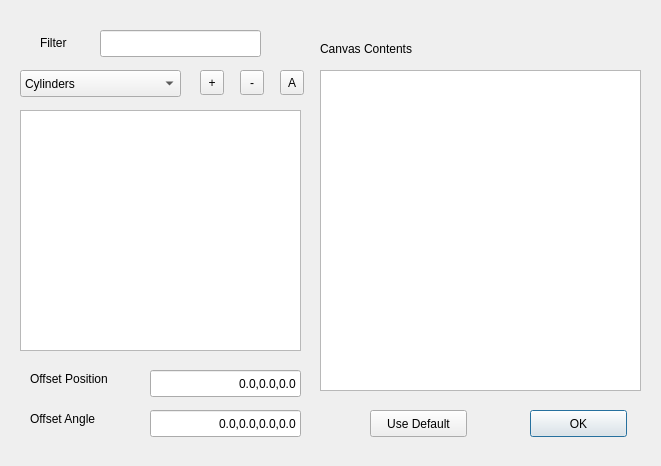
<?xml version="1.0" encoding="UTF-8"?>
<ui version="4.0">
 <class>Dialog</class>
 <widget class="QDialog" name="Dialog">
  <property name="geometry">
   <rect>
    <x>0</x>
    <y>0</y>
    <width>661</width>
    <height>466</height>
   </rect>
  </property>
  <property name="windowTitle">
   <string>Style Selector</string>
  </property>
  <property name="accessibleName">
   <string/>
  </property>
  <widget class="QLineEdit" name="filterLineEdit">
   <property name="geometry">
    <rect>
     <x>100</x>
     <y>30</y>
     <width>161</width>
     <height>27</height>
    </rect>
   </property>
   <property name="inputMethodHints">
    <set>Qt::ImhNone</set>
   </property>
   <property name="text">
    <string/>
   </property>
  </widget>
  <widget class="QToolButton" name="addToolButton">
   <property name="geometry">
    <rect>
     <x>200</x>
     <y>70</y>
     <width>24</width>
     <height>25</height>
    </rect>
   </property>
   <property name="text">
    <string>+</string>
   </property>
  </widget>
  <widget class="QToolButton" name="minusToolButton">
   <property name="geometry">
    <rect>
     <x>240</x>
     <y>70</y>
     <width>24</width>
     <height>25</height>
    </rect>
   </property>
   <property name="text">
    <string>-</string>
   </property>
  </widget>
  <widget class="QToolButton" name="allToolButton">
   <property name="geometry">
    <rect>
     <x>280</x>
     <y>70</y>
     <width>24</width>
     <height>25</height>
    </rect>
   </property>
   <property name="text">
    <string>A</string>
   </property>
  </widget>
  <widget class="QComboBox" name="styleComboBox">
   <property name="geometry">
    <rect>
     <x>20</x>
     <y>70</y>
     <width>161</width>
     <height>27</height>
    </rect>
   </property>
   <property name="currentIndex">
    <number>2</number>
   </property>
   <item>
    <property name="text">
     <string>Disks</string>
    </property>
   </item>
   <item>
    <property name="text">
     <string>Ball &amp; Sticks</string>
    </property>
   </item>
   <item>
    <property name="text">
     <string>Cylinders</string>
    </property>
   </item>
   <item>
    <property name="text">
     <string>Capsules</string>
    </property>
   </item>
  </widget>
  <widget class="QLabel" name="label">
   <property name="geometry">
    <rect>
     <x>40</x>
     <y>34</y>
     <width>51</width>
     <height>17</height>
    </rect>
   </property>
   <property name="text">
    <string>Filter</string>
   </property>
  </widget>
  <widget class="QPushButton" name="okayPushButton">
   <property name="geometry">
    <rect>
     <x>530</x>
     <y>410</y>
     <width>97</width>
     <height>27</height>
    </rect>
   </property>
   <property name="text">
    <string>OK</string>
   </property>
  </widget>
  <widget class="QPushButton" name="useDefaultsPushButton">
   <property name="geometry">
    <rect>
     <x>370</x>
     <y>410</y>
     <width>97</width>
     <height>27</height>
    </rect>
   </property>
   <property name="text">
    <string>Use Default</string>
   </property>
  </widget>
  <widget class="QListWidget" name="listWidget">
   <property name="geometry">
    <rect>
     <x>20</x>
     <y>110</y>
     <width>281</width>
     <height>241</height>
    </rect>
   </property>
  </widget>
  <widget class="QLineEdit" name="offsetPositionLineEdit">
   <property name="geometry">
    <rect>
     <x>150</x>
     <y>370</y>
     <width>151</width>
     <height>27</height>
    </rect>
   </property>
   <property name="text">
    <string>0.0,0.0,0.0</string>
   </property>
   <property name="alignment">
    <set>Qt::AlignRight|Qt::AlignTrailing|Qt::AlignVCenter</set>
   </property>
  </widget>
  <widget class="QLineEdit" name="offsetAngleLineEdit">
   <property name="geometry">
    <rect>
     <x>150</x>
     <y>410</y>
     <width>151</width>
     <height>27</height>
    </rect>
   </property>
   <property name="text">
    <string>0.0,0.0,0.0,0.0</string>
   </property>
   <property name="alignment">
    <set>Qt::AlignRight|Qt::AlignTrailing|Qt::AlignVCenter</set>
   </property>
  </widget>
  <widget class="QLabel" name="label_2">
   <property name="geometry">
    <rect>
     <x>30</x>
     <y>370</y>
     <width>111</width>
     <height>17</height>
    </rect>
   </property>
   <property name="text">
    <string>Offset Position</string>
   </property>
  </widget>
  <widget class="QLabel" name="label_3">
   <property name="geometry">
    <rect>
     <x>30</x>
     <y>410</y>
     <width>101</width>
     <height>17</height>
    </rect>
   </property>
   <property name="text">
    <string>Offset Angle</string>
   </property>
  </widget>
  <widget class="QListWidget" name="canvasContentsListWidget">
   <property name="geometry">
    <rect>
     <x>320</x>
     <y>70</y>
     <width>321</width>
     <height>321</height>
    </rect>
   </property>
  </widget>
  <widget class="QLabel" name="label_4">
   <property name="geometry">
    <rect>
     <x>320</x>
     <y>40</y>
     <width>121</width>
     <height>17</height>
    </rect>
   </property>
   <property name="text">
    <string>Canvas Contents</string>
   </property>
  </widget>
 </widget>
 <resources/>
 <connections/>
</ui>
